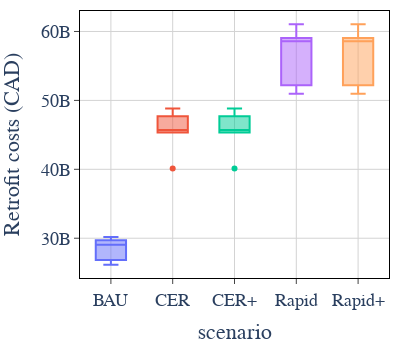

The notebook cell saved with this chart:
### Code cell
import plotly.express as px

rtrft_fig = px.box(scenario_retrofit_costs, x="scenario",y="Retrofit costs (CAD)", color="scenario", template="plotly", width=400,)
rtrft_fig = sciencify_plotly_fig(rtrft_fig)
rtrft_fig.update_layout(showlegend=False, margin=dict(r=10,t=10,b=10), height=350, font_family="cm",font_size=18)
rtrft_fig.write_image("abm_retrofit_cost.svg")
rtrft_fig.write_image("abm_retrofit_cost.pdf",engine="kaleido")
rtrft_fig

### Figure 1 — Plotly figure (JSON) as saved in the notebook; plotly's stock layout.template omitted (floating-point values rounded to 4 significant figures)
{"data": [{"alignmentgroup": "True", "hovertemplate": "scenario=%{x}<br>Retrofit costs (CAD)=%{y}<extra></extra>", "legendgroup": "BAU", "marker": {"color": "#636efa"}, "name": "BAU", "notched": false, "offsetgroup": "BAU", "orientation": "v", "showlegend": true, "type": "box", "x": ["BAU", "BAU", "BAU", "BAU", "BAU", "BAU"], "x0": " ", "xaxis": "x", "y": [26840000000.0, 29710000000.0, 26170000000.0, 28400000000.0, 29700000000.0, 30180000000.0], "y0": " ", "yaxis": "y"}, {"alignmentgroup": "True", "hovertemplate": "scenario=%{x}<br>Retrofit costs (CAD)=%{y}<extra></extra>", "legendgroup": "CER", "marker": {"color": "#EF553B"}, "name": "CER", "notched": false, "offsetgroup": "CER", "orientation": "v", "showlegend": true, "type": "box", "x": ["CER", "CER", "CER", "CER", "CER", "CER"], "x0": " ", "xaxis": "x", "y": [47700000000.0, 45600000000.0, 45340000000.0, 48830000000.0, 45790000000.0, 40120000000.0], "y0": " ", "yaxis": "y"}, {"alignmentgroup": "True", "hovertemplate": "scenario=%{x}<br>Retrofit costs (CAD)=%{y}<extra></extra>", "legendgroup": "CER+", "marker": {"color": "#00cc96"}, "name": "CER+", "notched": false, "offsetgroup": "CER+", "orientation": "v", "showlegend": true, "type": "box", "x": ["CER+", "CER+", "CER+", "CER+", "CER+", "CER+"], "x0": " ", "xaxis": "x", "y": [45340000000.0, 45790000000.0, 40120000000.0, 45600000000.0, 48830000000.0, 47700000000.0], "y0": " ", "yaxis": "y"}, {"alignmentgroup": "True", "hovertemplate": "scenario=%{x}<br>Retrofit costs (CAD)=%{y}<extra></extra>", "legendgroup": "Rapid", "marker": {"color": "#ab63fa"}, "name": "Rapid", "notched": false, "offsetgroup": "Rapid", "orientation": "v", "showlegend": true, "type": "box", "x": ["Rapid", "Rapid", "Rapid", "Rapid", "Rapid", "Rapid"], "x0": " ", "xaxis": "x", "y": [58760000000.0, 61030000000.0, 58430000000.0, 52200000000.0, 59040000000.0, 50970000000.0], "y0": " ", "yaxis": "y"}, {"alignmentgroup": "True", "hovertemplate": "scenario=%{x}<br>Retrofit costs (CAD)=%{y}<extra></extra>", "legendgroup": "Rapid+", "marker": {"color": "#FFA15A"}, "name": "Rapid+", "notched": false, "offsetgroup": "Rapid+", "orientation": "v", "showlegend": true, "type": "box", "x": ["Rapid+", "Rapid+", "Rapid+", "Rapid+", "Rapid+", "Rapid+"], "x0": " ", "xaxis": "x", "y": [52200000000.0, 58760000000.0, 58430000000.0, 59040000000.0, 61030000000.0, 50970000000.0], "y0": " ", "yaxis": "y"}], "layout": {"boxmode": "overlay", "font": {"family": "cm", "size": 18}, "height": 350, "legend": {"title": {"text": "scenario"}, "tracegroupgap": 0}, "margin": {"b": 10, "r": 10, "t": 10}, "plot_bgcolor": "white", "showlegend": false, "width": 400, "xaxis": {"anchor": "y", "categoryarray": ["BAU", "CER", "CER+", "Rapid", "Rapid+"], "categoryorder": "array", "domain": [0, 1], "gridcolor": "lightgrey", "linecolor": "black", "mirror": true, "showline": true, "ticks": "outside", "title": {"text": "scenario"}}, "yaxis": {"anchor": "x", "domain": [0, 1], "gridcolor": "lightgrey", "linecolor": "black", "mirror": true, "showline": true, "ticks": "outside", "title": {"text": "Retrofit costs (CAD)"}}}}
